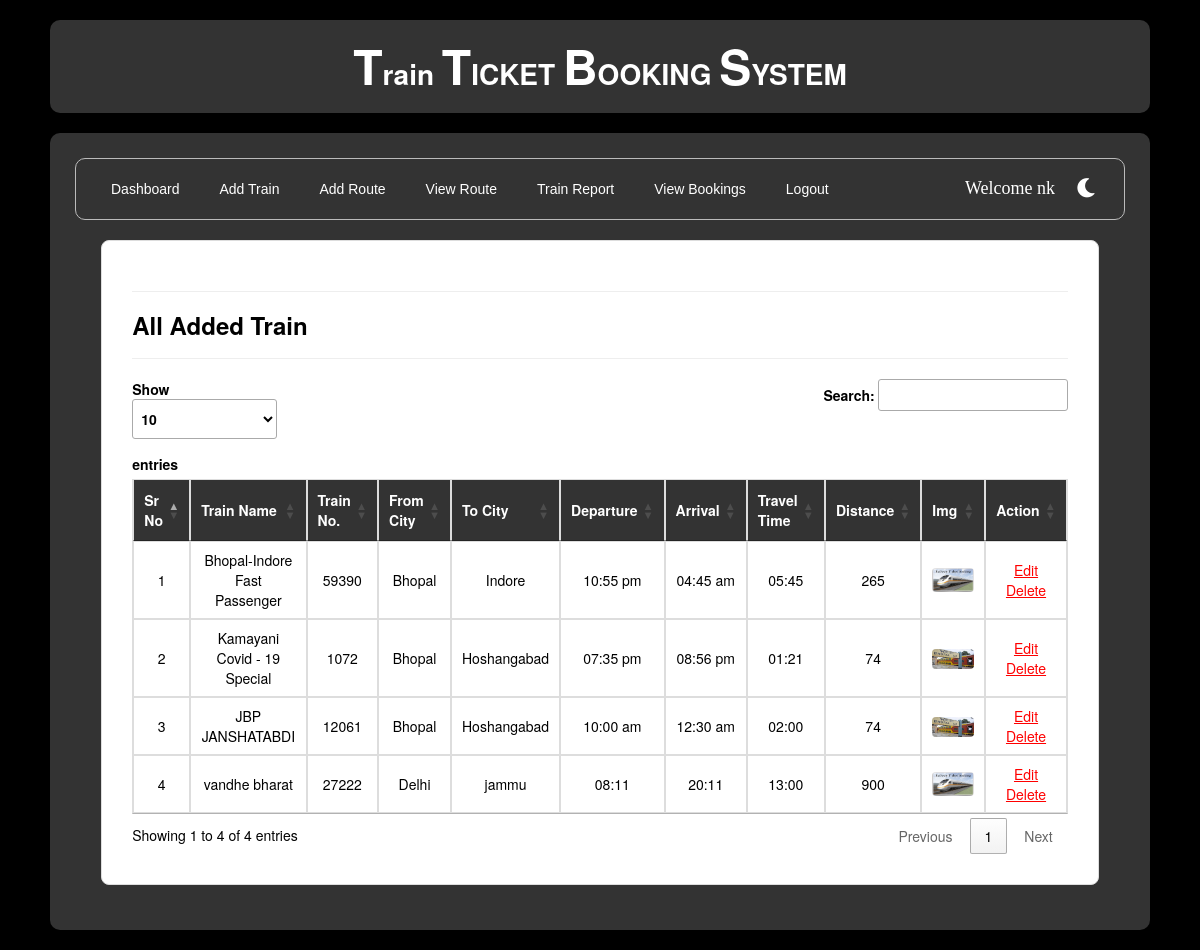
/viewtrain/ (signed in), run on the app's committed database.
### railway/models.py (models this page shows, shortened)
class Add_Train(models.Model):
    trainname = models.CharField(max_length=30,null=True)
    train_no = models.IntegerField(null=True)
    from_city = models.CharField(max_length=30,null=True)
    to_city = models.CharField(max_length=30,null=True)
    departuretime=models.CharField(max_length=30,null=True)
    arrivaltime=models.CharField(max_length=30,null=True)
    trevaltime=models.CharField(max_length=100,null=True)
    distance=models.IntegerField(null=True)
    img=models.FileField(null=True)

### railway/views.py (the view)
# urls.py: path('viewtrain/', view_train, name="view_train"),
def view_train(request):
    if not request.user.is_authenticated:
        return redirect('login')
    data=Add_Train.objects.all()
    d={"data":data}
    return render(request,"view_train.html",d)

### railway/templates/view_train.html (shortened to what this page needs)
{% extends 'navigation3.html' %}
{% load static %}
{% block b %}
<div class="train-container">
    <hr><h3><strong>All Added Train</strong></h3><hr>
    <div class="table-responsive">
        <table class="table table-bordered" id="myTable">
            <thead>
                <tr>
                    <th>Sr No</th>
                    <th>Train Name</th>
                    <th>Train No.</th>
                    <th>From City</th>
                    <th>To City</th>
                    <th>Departure</th>
                    <th>Arrival</th>
                    <th>Travel Time</th>
                    <th>Distance</th>
                    <th>Img</th>
                    <th>Action</th>
                </tr>
            </thead>
            <tbody>
                {% for i in data %}
                <tr>
                    <td>{{ forloop.counter }}</td>
                    <td>{{ i.trainname }}</td>
                    <td>{{ i.train_no }}</td>
                    <td>{{ i.from_city }}</td>
                    <td>{{ i.to_city }}</td>
                    <td>{{ i.departuretime }}</td>
                    <td>{{ i.arrivaltime }}</td>
                    <td>{{ i.trevaltime }}</td>
                    <td>{{ i.distance }}</td>
                    <td><img class="train-img" src="{{ i.img.url }}" alt="Train Image"></td>
                    <td>
                        <a href="{% url 'edittrain' i.id %}"><u>Edit</u></a><br>
                        <a href="{% url 'delete' i.id %}" onclick="return confirm('Are you sure you want to delete this train?');"><u>Delete</u></a>
                    </td>
                </tr>
                {% endfor %}
            </tbody>
        </table>
    </div>
</div>
{% endblock %}

### railway/templates/navigation3.html (shortened to what this page needs)
{% extends 'head.html' %}
{% load static %}
{% block body %}
<link rel="stylesheet" href="//cdn.datatables.net/1.10.19/css/jquery.dataTables.min.css">
<ul class="admin-navbar">
  <div class="nav-left">
    <li><a href="{% url 'admindashboard' %}">Dashboard</a></li>
    <li><a href="{% url 'add_train' %}">Add Train</a></li>
    <li><a href="{% url 'add_route' %}">Add Route</a></li>
    <li><a href="{% url 'availableroute' %}">View Route</a></li>
    <li><a href="{% url 'view_train' %}">Train Report</a></li>
    <li><a href="{% url 'viewbookings' %}">View Bookings</a></li>
    <li><a href="{% url 'log_out' %}">Logout</a></li>
  </div>
  <div class="nav-right">
    <span class="welcome-msg">Welcome {{ request.user.username }}</span>
    <button class="toggle-btn" onclick="toggleTheme()">
      <i id="theme-icon" class="fa-solid fa-moon"></i>
    </button>
  </div>
</ul>
{% block b %}{% endblock %}
{% endblock %}

### railway/templates/head.html (style rules this page uses)
:root { --dark-bg: #000; --dark-text: #fff; --light-bg: #f9f9f9; --light-text: #111; --primary-dark: #333; --primary-light: #ddd; --input-bg-dark: #1a1a1a; --input-bg-light: #fff; --box-shadow: 0 0 10px rgba(0,0,0,0.3); }
body { background-color: var(--dark-bg); color: var(--dark-text); margin: 20px 50px; transition: all 0.3s ease; }

### railway/templates/navigation3.html (style rules this page uses)
.admin-navbar { list-style: none; margin: 0; padding: 10px 20px; background-color: #333; border-radius: 10px; border: 1px solid #bbb; display: flex; justify-content: space-between; align-items: center; flex-wrap: wrap; font-family: Arial, Helvetica, sans-serif; }
.nav-left { display: flex; gap: 10px; flex-wrap: wrap; }
.nav-left li { list-style: none; }
.nav-left li a { display: block; color: white; text-decoration: none; padding: 10px 15px; border-radius: 5px; transition: background-color 0.3s ease; }
.nav-right { display: flex; align-items: center; gap: 15px; }
.welcome-msg { color: white; font-size: 18px; font-family: cursive; }
.toggle-btn { background-color: transparent; border: none; font-size: 22px; cursor: pointer; }
.toggle-btn i { color: white; }

### railway/templates/view_train.html (style rules this page uses)
.train-container { color: black; border: 1px solid #ddd; border-radius: 8px; background-color: white; padding: 30px; margin: 20px auto; max-width: 95%; }
img.train-img { width: 100%; max-width: 150px; height: auto; border-radius: 4px; }
.table th, .table td { vertical-align: middle !important; text-align: center; padding: 15px; }
.table th { background-color: #333; color: white; }
.table td a { color: red; text-decoration: none; }
.table-responsive { overflow-x: auto; }

### data on the page
Add_Train: trainname "Bhopal-Indore Fast Passenger", train_no "59390", from_city "Bhopal", to_city "Indore", departuretime "10:55 pm", arrivaltime "04:45 am", trevaltime "05:45", distance "265", img (picture)
Add_Train: trainname "Kamayani Covid - 19 Special", train_no "1072", from_city "Bhopal", to_city "Hoshangabad", departuretime "07:35 pm", arrivaltime "08:56 pm", trevaltime "01:21", distance "74", img (picture)
Add_Train: trainname "JBP JANSHATABDI", train_no "12061", from_city "Bhopal", to_city "Hoshangabad", departuretime "10:00 am", arrivaltime "12:30 am", trevaltime "02:00", distance "74", img (picture)
Add_Train: trainname "vandhe bharat", train_no "27222", from_city "Delhi", to_city "jammu", departuretime "08:11", arrivaltime "20:11", trevaltime "13:00", distance "900", img (picture)

### other printed values
{{ request.user.username }} "nk"
